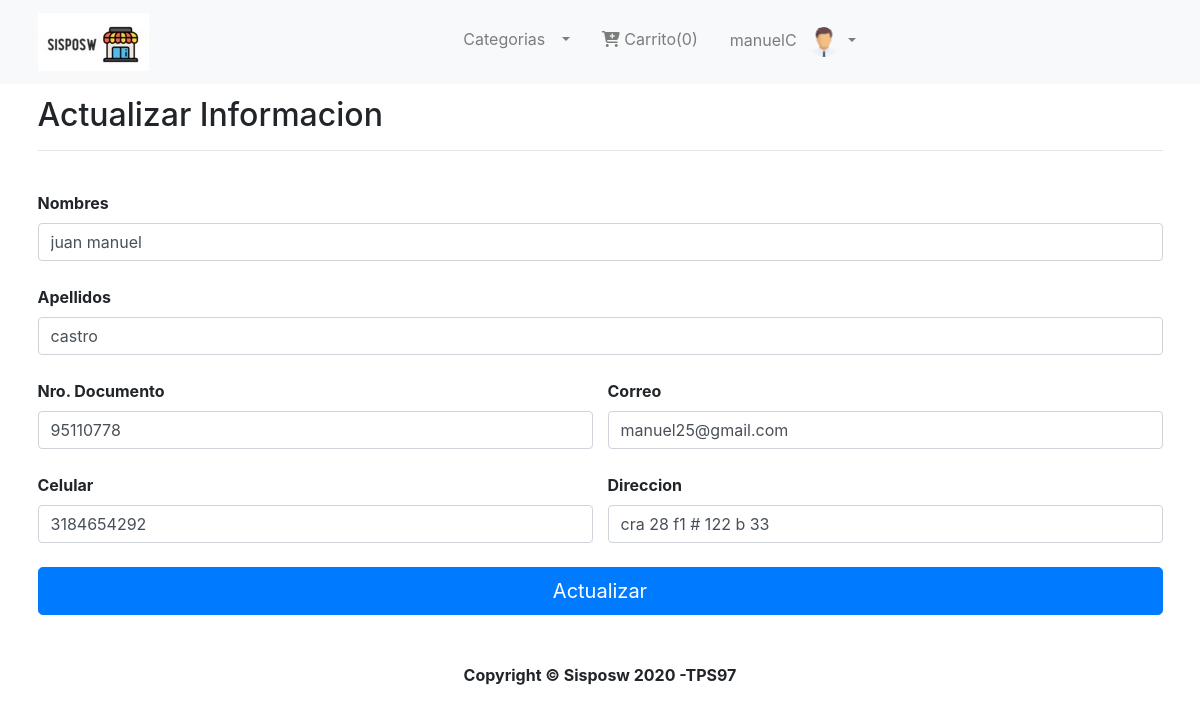
Screenshot of /ActualizarDatos.php (signed in) with the database file from the repository.
### tables this page shows
CREATE TABLE `personas` (
  `id_persona` int(11) NOT NULL,
  `nombres` varchar(45) DEFAULT NULL,
  `apellidos` varchar(45) DEFAULT NULL,
  `nro_identificacion` int(11) NOT NULL,
  `direccion` varchar(45) NOT NULL,
  `celular` bigint(11) NOT NULL,
  `correo` varchar(60) NOT NULL
);

### control/conexion.php (called while the page is built, shortened)
<?php
	class Conexion {
		private $conectar;
		public function __construct() {
			$cadenaconexion = "mysql:hos=".servidor.";dbname=".bd.";charset=utf8";
			try {
			$this->conectar = new PDO($cadenaconexion,usuario,clave);
			$this->conectar->setAttribute(PDO::ATTR_ERRMODE, PDO::ERRMODE_EXCEPTION);
			} catch (PDOException $error) {
			}
		}
		public function conectar(){
			return $this->conectar;
		}
	}

### control/CtrlPersonas.php (called while the page is built, shortened)
<?php
require_once "conexion.php";
class CtrlPersonas extends Conexion
{
    private $conexion = null;
    function __construct()
    {
        $this->conexion = new Conexion();
        $this->conexion = $this->conexion->conectar();
    }
    public function buscarPersonaId(int $id)
    {
        $sql = "SELECT * FROM personas WHERE id_persona =?";
        $dato = array($id);
        $consulta = $this->conexion->prepare($sql);
        $consulta->execute($dato);
        $respuesta = $consulta->fetch(PDO::FETCH_ASSOC);
        return $respuesta;
    }
}

### ActualizarDatos.php (the view, shortened to what this page needs)
<?php
require_once "control/CtrlPersonas.php";
$controlpersona = new CtrlPersonas();
if (!isset($_SESSION['login'])) {
    header("location:login.php");
} else {
    $login = $_SESSION['login'];
    if ($login['tipo_usuario'] != 2) {
        header("location:administrador/index.php");
    } else {
        $id = $login['persona'];
        $datos = $controlpersona->buscarPersonaId($id);
    }
}
?>
<!DOCTYPE html>
<html lang="es">
<head>
    <?php include "plantilla/link.php" ?>
</head>
<body>
    <?php include "plantilla/cabecera.php" ?>
    <div class="container">
        <br>
        <form method="post">
            <br>
            <h2 class="display-5">Actualizar Informacion </h2>
            <hr>
            <br>
            <div class="row">
                <div class="col-md-12 mb-2">
                    <div class="form-group">
                        <label for="nombres">Nombres</label>
                        <input class="form-control" type="text" name="nombres" id="nombres" pattern="^[A-Za-z ]+$" required value="<?php echo $datos['nombres'] ?>">
                    </div>
                </div>
                <div class="col-md-12 mb-2">
                    <div class="form-group">
                        <label for="apellidos">Apellidos</label>
                        <input class="form-control" type="text" name="apellidos" id="apellidos" pattern="^[A-Za-z ]+$" value="<?php echo $datos['apellidos'] ?>">
                    </div>
                </div>
            </div>
            <div class="row">
                <div class="col-md-6 mb-2">
                    <div class="form-group">
                        <label for="num_doc">Nro. Documento</label>
                        <input class="form-control" type="text" name="num_doc" id="num_doc" required onkeypress='return validaNumeros(event)' value="<?php echo $datos['nro_identificacion'] ?>">
                    </div>
                </div>
                <div class="col-md-6 mb-2">
                    <div class="form-group">
                        <label for="correo">Correo</label>
                        <input class="form-control" type="email" name="correo" id="correo" placeholder="tucorreo@jemplo.com" required value="<?php echo $datos['correo'] ?>">
                    </div>
                </div>
            </div>
            <div class="row">
                <div class="col-md-6 mb-2">
                    <div class="form-group">
                        <label for="celular">Celular</label>
                        <input class="form-control" type="text" name="celular" id="celular" onkeypress='return validaNumeros(event)' value="<?php echo $datos['celular'] ?>">
                    </div>
                </div>
                <div class="col-md-6 mb-2">
                    <div class="form-group">
                        <label for="direccion">Direccion</label>
                        <input class="form-control" type="text" name="direccion" id="direccion" required value="<?php echo $datos['direccion'] ?>">
                    </div>
                </div>
            </div>
            <input type="submit" onclick="validarTexto()" class="btn btn-primary btn-lg btn-block" value="Actualizar">
        </form>
        <?php include 'plantilla/piepagina.php'; ?>
</body>
</html>

### rows the page displays
personas: nombres "juan manuel", apellidos "castro", num_doc "95110778", correo "manuel25@gmail.com", celular "3184654292", direccion "cra 28 f1 # 122 b 33"

### other values shown
$login['nick'] "manuelC"
